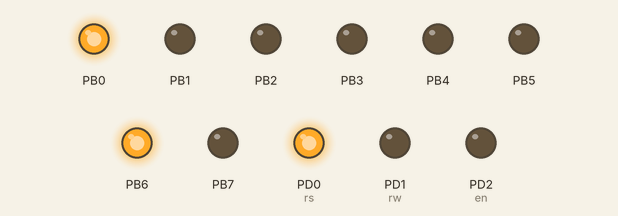
Simulated run of this program. Board: ATmega2560, built with avr-gcc and emulated at 16 MHz. Shown: output pins drawn as LEDs (lit = HIGH). At 0.3 s the program stops and its outputs stay as they are.

Above: at 0.3 s.
Timing chart, 0 to 1.8 s (numbered marks = the images above):
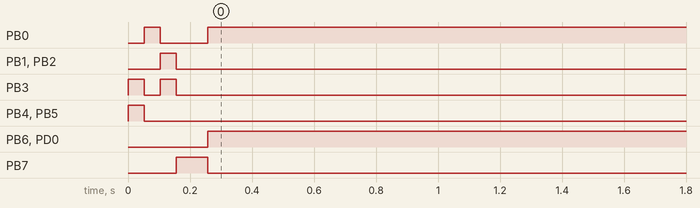

Measured:
- by itself, PB0: LOW → HIGH at 0.05 s, → LOW 0.05 s later, → HIGH 0.15 s later
- by itself, PB1, PB2: LOW → HIGH at 0.10 s, → LOW 0.05 s later
- by itself, PB3: alternates HIGH for 0.05 s and LOW for 0.05 s, 4 changes in all, then stays LOW
- by itself, PB4, PB5: LOW → HIGH at 0.00 s, → LOW 0.05 s later
- by itself, PB6, PD0 (rs): LOW → HIGH at 0.26 s
- by itself, PB7: LOW → HIGH at 0.16 s, → LOW 0.10 s later

The program:

lcd.c
```c
//Program to Display string on LCD using AVR Microcontroller (ATmega16)
/*
LCD DATA port----PORT B
signal port------PORT D
	rs-------PD0
	rw-------PD1
	en-------PD2
*/
#define F_CPU 16000000UL
#include<avr/io.h>
#include<util/delay.h>

#define LCD_DATA PORTB		//LCD data port

#define ctrl PORTD
#define en PD2		// enable signal
#define rw PD1		// read/write signal
#define rs PD0		// register select signal

void LCD_cmd(unsigned char cmd);
void init_LCD(void);
void LCD_write(unsigned char data);

int main()
{
	DDRB=0xff;
	DDRD=0x07;
	init_LCD();		// initialization of LCD
	_delay_ms(50);		// delay of 50 mili seconds
	LCD_write_string("A");	// function to print string on LCD
	return 0;
}

void init_LCD(void)
{
	LCD_cmd(0x38);		// initialization of 16X2 LCD in 8bit mode
	_delay_ms(1);

	LCD_cmd(0x01);		// clear LCD
	_delay_ms(1);

	LCD_cmd(0x0E);		// cursor ON
	_delay_ms(1);

	LCD_cmd(0x80);		// ---8 go to first line and --0 is for 0th position
	_delay_ms(1);
	return;
}

void LCD_cmd(unsigned char cmd)
{
	LCD_DATA=cmd;
	ctrl =(0<<rs)|(0<<rw)|(1<<en);
	_delay_ms(1);
	ctrl =(0<<rs)|(0<<rw)|(0<<en);
	_delay_ms(50);
	return;
}

void LCD_write(unsigned char data)
{
	LCD_DATA= data;
	ctrl = (1<<rs)|(0<<rw)|(1<<en);
	_delay_ms(1);
	ctrl = (1<<rs)|(0<<rw)|(0<<en);
	_delay_ms(50);
	return ;
}

void LCD_write_string(unsigned char *str)	//store address value of the string in pointer *str
{
	int i=0;
	while(str[i]!='\0')				// loop will go on till the NULL character in the string
	{
		LCD_write(str[i]);				// sending data on LCD byte by byte
		i++;
 	}
	return;
}
```
